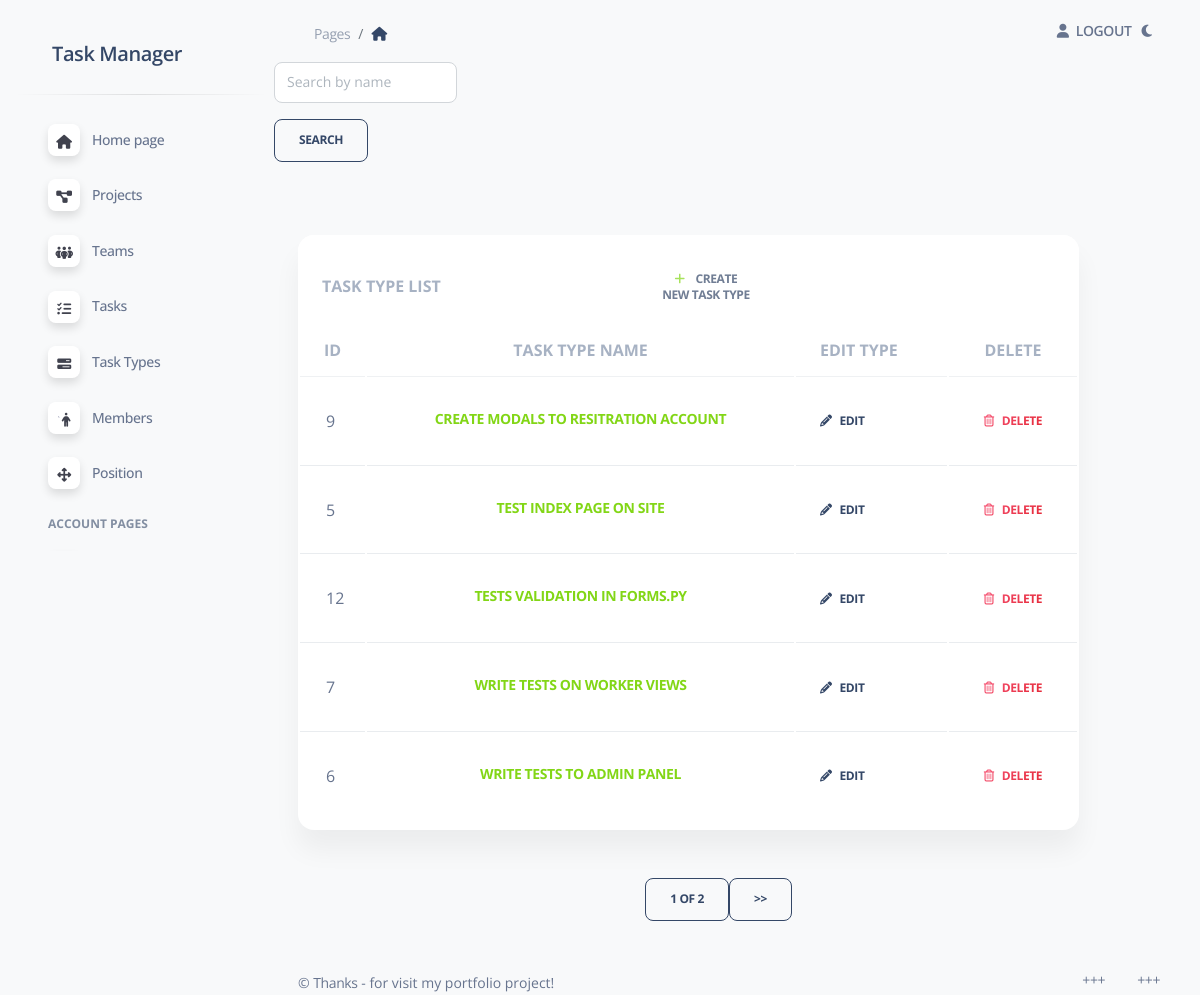
/task_manager/task-types/ (signed in), run on the app's committed database.
### task_manager/models.py (models this page shows, shortened)
class TaskType(models.Model):
    name = models.CharField(max_length=70)
    class Meta:
        ordering = ["name"]
        constraints = [
            UniqueConstraint(
                name="unique_task_type_name", fields=["name"]
            )
        ]
    def get_absolute_url(self):
        return reverse("task_manager:task-type-detail", args=[str(self.id)])

### task_manager/views.py (the view)
class TaskTypeListView(LoginRequiredMixin, generic.ListView):
    model = TaskType
    template_name = "task_manager/task_type_list.html"
    context_object_name = "task_type_list"
    queryset = TaskType.objects.all()
    paginate_by = 5
    def get_context_data(self, *, object_list=None, **kwargs) -> None:
        context = super(TaskTypeListView, self).get_context_data(**kwargs)
        name = self.request.GET.get("name", "")
        context["task_type_search_form"] = TaskTypeSearchForm(
            initial={"name": name}
        )
        return context
    def get_queryset(self) -> queryset:
        form = TaskTypeSearchForm(self.request.GET)
        if form.is_valid():
            return self.queryset.filter(
                name__icontains=form.cleaned_data["name"]
            )
        return self.queryset

### task_manager/forms.py
class TaskTypeSearchForm(forms.Form):
    name = forms.CharField(
        max_length=70,
        required=False,
        label="",
        widget=forms.TextInput(
            attrs={
                "placeholder": "Search by name"
            }
        )
    )

### task_manager/context_processors.py (called while the page is built)
def cfg_assets_root(request):
    return {"ASSETS_ROOT": settings.ASSETS_ROOT}

### task_manager/templatetags/query_transform.py (called while the page is built)
@register.simple_tag
def query_transform(request, **kwargs):
    updated = request.GET.copy()
    for key, value in kwargs.items():
        if value is not None:
            updated[key] = value
        else:
            updated.pop(key, 0)
    return updated. urlencode()

### templates/task_manager/task_type_list.html (shortened to what this page needs)
{% extends "base.html" %}
{% load crispy_forms_tags %}
{% load crispy_forms_filters %}
{% block content %}
  <div class="input-group">
    <form class="form-row" action="" method="GET">
      {{ task_type_search_form | crispy }}
      <input class="btn btn-outline-dark" type="submit" value="Search">
    </form>
  </div>
  <hr>
    <div class="container-fluid py-4">
      <div class="row col-12">
        <div class="col-11">
          <div class="card mb-4">
            <div class="card-header pb-0">
              <h6 class="text-uppercase text-secondary text-xl font-weight-bolder opacity-7">Task Type List
                <a class="col-xl-2 btn btn-link text-dark px-3 mb-0" style="margin-left: 200px;" href="{% url 'task_manager:task-type-create' %}">
              <i class="fas fa-plus text-success me-2" aria-hidden="true"></i>
                <strong>Create new Task Type</strong></a></h6>
            </div>
            <div class="card-body px-0 pt-0 pb-2">
              <div class="table-responsive p-0">
                <table class="table align-items-center mb-0">
                  {% if task_type_list %}
                  <thead>
                    <tr>
                      <th class="text-uppercase text-secondary text-xl font-weight-bolder opacity-7">id</th>
                      <th class="text-uppercase text-secondary text-xl font-weight-bolder opacity-7" style="text-align: center">Task Type Name</th>
                      <th class="text-uppercase text-secondary text-xl font-weight-bolder opacity-7" style="text-align: left">Edit Type</th>
                      <th class="text-uppercase text-secondary text-xl font-weight-bolder opacity-7" style="text-align: center">Delete</th>
                    </tr>
                  </thead>
                  <tbody>
                  {% for type in task_type_list %}
                    <tr>
                      <td class="col-lg-1">
                        <div class="d-flex px-2 py-1">
                          <div class="d-flex flex-column justify-content-center" style="margin-left: 10px">
                            {{ type.id }}
                          </div>
                        </div>
                      </td>
                      <td>
                         <a class="btn btn-link text-bg-success text-gradient container-fluid" style="margin-top: 10px" href="{{ type.get_absolute_url }}">
                          <span style="font-size: 14px">{{ type.name }}</span>
                      </td>
                      <td>
                         <a class="btn btn-link text-dark px-3 mb-0 edit container-fluid col-3" href="{% url 'task_manager:task-type-update' pk=type.id %}">
                           <i class="fas fa-pencil-alt text-dark me-2" style="margin: 0" aria-hidden="true"></i>Edit
                            </a>
                      </td>
                       <td style="text-align: center;">
                         <a class="btn btn-link text-danger text-gradient px-3 mb-0 delete" href="{% url 'task_manager:task-type-delete' pk=type.id %}">
                           <i class="far fa-trash-alt me-2"></i>Delete</a>
                       </td>
                    </tr>
                  {% endfor %}
                  </tbody>
                  {% else %}
                    <p style="text-align: center; color: mediumspringgreen">There are no Task types in list</p>
                  {% endif %}
                </table>
              </div>
            </div>
          </div>
        </div>
      </div>
    </div>
{% endblock content %}

### static/assets/css/dark-theme-core.css (style rules this page uses)
body { transition: background-color 200ms ease-in; }

### data on the page
TaskType: id "9", name "CREATE MODALS TO RESITRATION ACCOUNT"
TaskType: id "5", name "TEST INDEX PAGE ON SITE"
TaskType: id "12", name "TESTS VALIDATION IN FORMS.PY"
TaskType: id "7", name "WRITE TESTS ON WORKER VIEWS"
TaskType: id "6", name "WRITE TESTS TO ADMIN PANEL"

### other printed values
{{ page_obj.number }} "1"
{{ paginator.num_pages }} "2"
